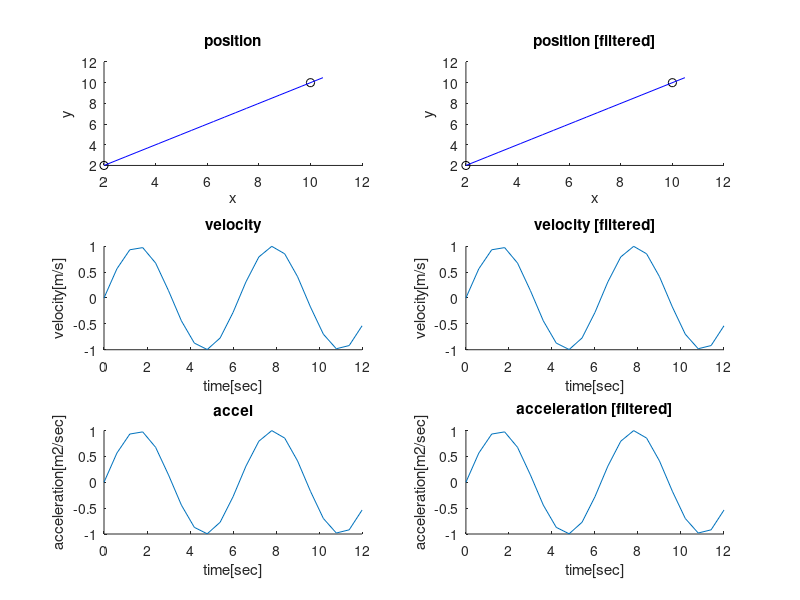

Write the MATLAB code that produced this figure.
function exponential_accel

clear all; close all;

t=linspace(0,12,21);
tau = 0.2;

s=tf('s');
G=1/(tau*s+1);
Vfc=1;

Ps=[2 2];
Pe=[10 10];
[xs,ys] = deal(Ps(1),Ps(2));
[xe,ye] = deal(Pe(1),Pe(2));
thetaL = atan((ye-ys)/(xe-xs))
gtau=Vfc*t;
I=ones(1,size(t,2));
xi=gtau*cos(thetaL)+xs;
yi=gtau*sin(thetaL)+ys;

vx=@(t) Vfc*cos(thetaL)*I;
vy=@(t) Vfc*sin(thetaL).*I;

    function v = velocity(t)
        v = sqrt(vx(t).^2+vy(t).^2);
    end

velocity(t)


subplot(3,2,1);
hold on;
plot(xs,ys,'ko');
plot(xe,ye,'ko');
plot(xi,yi,'b-');
xlabel('x');
ylabel('y');
title('position');

subplot(3,2,3);
hold on;
plot(t,sin(t));
xlabel('time[sec]');
ylabel('velocity[m/s]');
title('velocity');

subplot(3,2,5);
hold on;
plot(t,sin(t));
xlabel('time[sec]');
ylabel('acceleration[m2/sec]');
title('accel');

subplot(3,2,2);
hold on;
plot(xs,ys,'ko');
plot(xe,ye,'ko');
plot(xi,yi,'b-');
xlabel('x');
ylabel('y');
title('position [filtered]');

subplot(3,2,4);
hold on;
plot(t,sin(t));
xlabel('time[sec]');
ylabel('velocity[m/s]');
title('velocity [filtered]');

subplot(3,2,6);
hold on;
plot(t,sin(t));
xlabel('time[sec]');
ylabel('acceleration[m2/sec]');
title('acceleration [filtered]');

set(gcf, 'name', 'Linear Interpolation & Exponential acceleration');
set(gcf, 'Position', [100, 100, 1000, 700]);


end